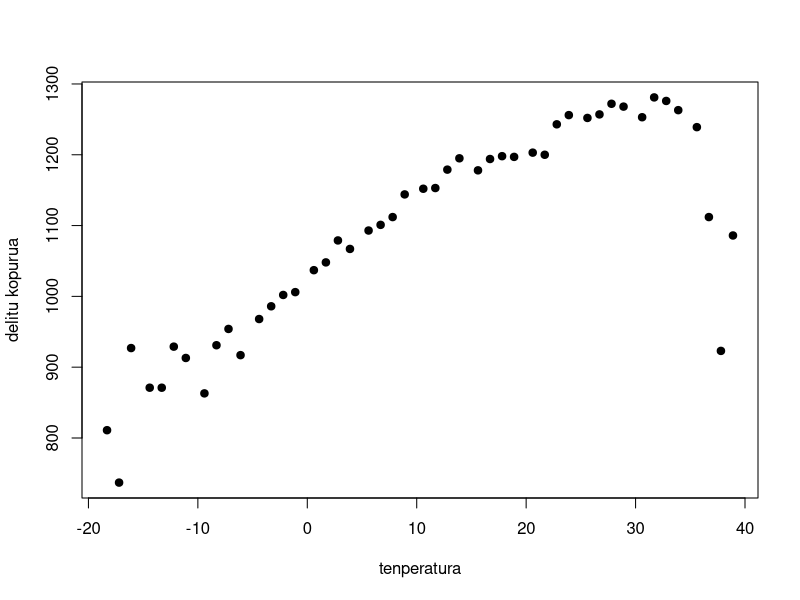
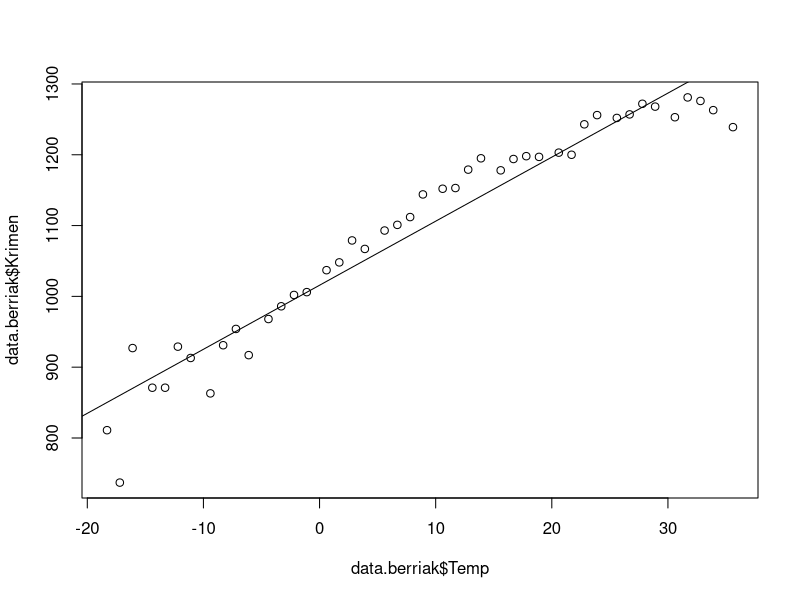

The R script that drew these images, in order: (Note: this script raises an error after producing the figures.)
###krimen kopuru ta temperatura Chicagon...

##gorde fitxategi hau karpeta batean
#sartu datoak
#working directory menu > session > setworking directory >tosourcefilelocation
setwd("~/Documents/R scripts and data/crimen ta temp")
data.chicago<-read.csv("crimen eta temperatura.csv",head=TRUE)

##check the first lines
head(data.chicago)

##hemendik atera dira datoak
##http://crime.static-eric.com/#top


###The assumptions of the Pearson product moment correlation can be easily overlooked. The assumptions are as follows: level of measurement, related pairs, absence of outliers, normality of variables, linearity, and homoscedasticity.

##korrelazioa
##sakabatze diagrama
plot(data.chicago$Temp,data.chicago$Krimen,ylab="delitu kopurua",
     xlab="tenperatura",cex=1,pch=19,main=)

##datoak ikusita linealtasuna orokorrean dago, baina ba dira 3 muturretako puntuazioak
##oulier, linealtasun hori apur apurtzen dutenak

##ikus dezagun normaltasuna
shapiro.test(data.chicago$Krimen)
shapiro.test(data.chicago$Temp)

cor.test(data.chicago$Temp,data.chicago$Krimen,method="spearman")


###regressioa
###let's remove the last three points outlayers
data.berriak<-data.chicago[-c(45,46,47), ]
plot(data.berriak$Temp,data.berriak$Krimen)


tenp.eredua<-lm(Krimen~Temp,data=data.berriak)
anova(tenp.eredua)
summary(tenp.eredua)
abline(tenp.eredua)

#behaketen askatasunaren aurretikoa
library("lmtest")
dwtest(tenp.eredua)

#normaltasunaren aurretikoa
library("car")
qqPlot(tenp.eredua, main="QQ Plot")

#homozedastizitatearen aurretikoaren froga
ncvTest(tenp.eredua)



